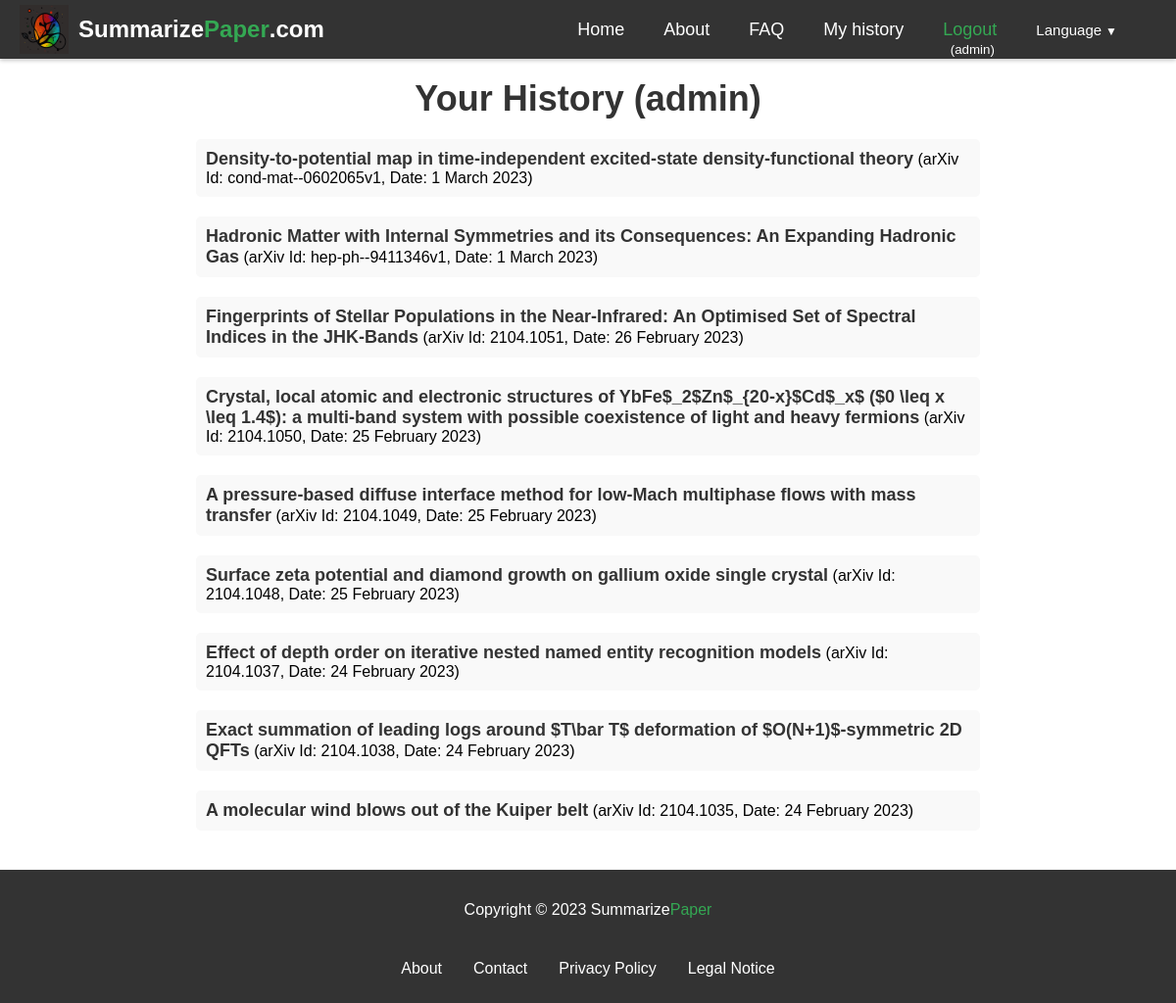
The page /history/ (signed in) on the database as committed earlier.
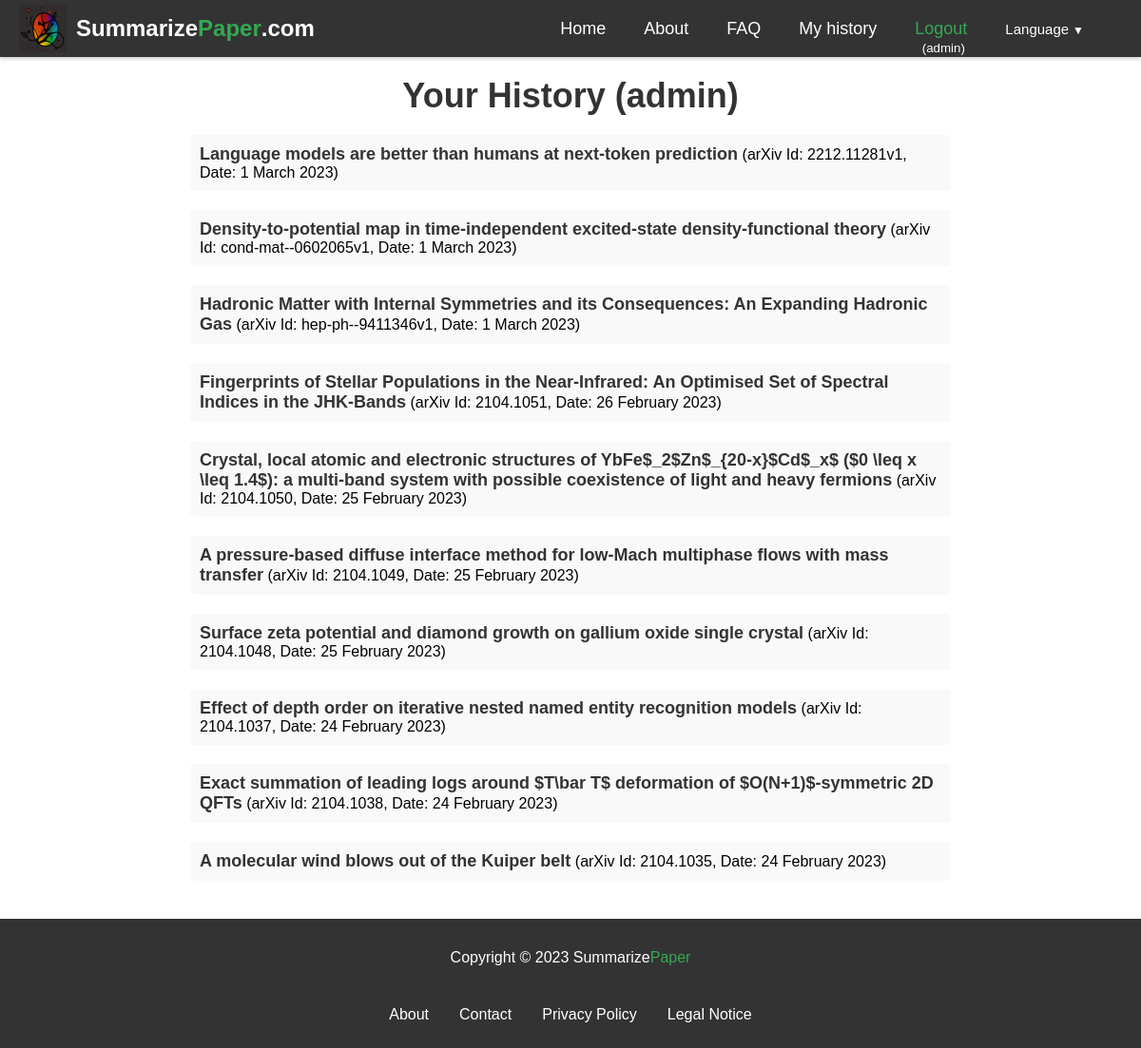
The same page on the database as committed later.
### summarizer/models.py (models this page shows, shortened)
class ArxivPaper(models.Model):
    id = models.AutoField(primary_key=True)
    arxiv_id = models.CharField(max_length=20, unique=True)
    created = models.DateTimeField(auto_now_add=True)
    updated = models.DateTimeField(auto_now=True)
    title = models.CharField(max_length=400, blank=True, null=True)
    abstract = models.TextField(blank=True, null=True)
    authors = models.ManyToManyField(Author, blank=True, through='PaperAuthor')
    link_doi = models.URLField(blank=True, null=True)
    link_homepage = models.URLField(blank=True, null=True)
    published_arxiv = models.DateField(blank=True, null=True)
    journal_ref = models.CharField(max_length=200, blank=True, null=True)
    comments = models.TextField(blank=True, null=True)
    license = models.CharField(max_length=400, blank=True, null=True)
    category = models.CharField(max_length=50, blank=True, null=True)
    updated_arxiv = models.DateField(blank=True, null=True)

class PaperHistory(models.Model):
    id = models.AutoField(primary_key=True)
    arxiv_id = models.CharField(max_length=20)
    created = models.DateTimeField(auto_now_add=True)
    updated = models.DateTimeField(auto_now=True)
    user = models.ForeignKey(User, on_delete=models.CASCADE)
    def __str__(self):
        return self.arxiv_id#+' '+self.user.username

### summarizer/views.py (the view)
# urls.py: path("history/", views.history, name="history"),
def history(request):
    stuff_for_frontend={}
    paper_history=[]
    if request.user.is_authenticated:
        auth=True
        history=PaperHistory.objects.filter(user=request.user).order_by('-created')
        print('history',history)
        for h in history:
            arxiv_paper = ArxivPaper.objects.filter(arxiv_id=h.arxiv_id).first()
            paperdate = h.created#.strftime('%d/%m/%Y')
            if arxiv_paper:
                paper_history.append({'arxiv_id': h.arxiv_id, 'title': arxiv_paper.title, 'date': paperdate})
            else:
                paper_history.append({'arxiv_id': h.arxiv_id, 'date': paperdate})
    else:
        auth=False
    stuff_for_frontend.update({
        'auth':auth,
        'paper_history':paper_history
    })
    return render(request, "summarizer/history.html", stuff_for_frontend)

### templates/summarizer/history.html (shortened to what this page needs)
{% extends 'base.html' %}
{% load static %}
{% load i18n %}
{% block content %}
{% if auth %}
<div class="history">
    <h1 class="history-title">Your History ({{ user.username }})</h1>
{% if paper_history %}
<ul class="history-list">
{% for h in paper_history %}
{% if h.title %}
  <li class="history-item"><a href="/{{LANGUAGE_CODE}}/arxiv-id/{{ h.arxiv_id }}" class="history-link">{{ h.title }}</a> (arXiv Id: {{ h.arxiv_id }}, Date: {{ h.date|date:"j F Y" }})</li>
{% else %}
  <li class="history-item">arXiv Id: <a href="/{{LANGUAGE_CODE}}/arxiv-id/{{ h.arxiv_id }}" class="history-link">{{ h.arxiv_id }}</a> (Date: {{ h.date }})</li>
{% endif %}
{% endfor %}
</ul>
{% else %}
<p class="history-message">No history yet</p>
{% endif %}
{% else %}
<p class="history-message">{% trans 'You cannot access this page.' %}</p>
{% endif %}
</div>
{% endblock %}

### templates/base.html (shortened to what this page needs)
{% load static %}
{% load i18n %}
{% load rosetta %}
{% get_current_language as LANGUAGE_CODE %}
<!DOCTYPE html>
<html lang="{{ LANGUAGE_CODE }}">
<head>
  <link rel="stylesheet" href="https://cdnjs.cloudflare.com/ajax/libs/font-awesome/5.15.1/css/all.min.css"
>
</head>
<body>
  <div class="main-content">
  <nav class="navbar">
    <div class="logo-container">
      <img src="{% static 'summarizer/images/logo.png' %}" alt="Summarize Paper logo">
      <a href="/{{LANGUAGE_CODE}}" class="logo"><span>Summarize</span><span>Paper</span>.com</a>
    </div>
    <ul class="nav-links">
      <li><a href="/{{LANGUAGE_CODE}}">{% trans 'Home' %}</a></li>
      <li><a href="/{{LANGUAGE_CODE}}/about">{% trans 'About' %}</a></li>
      <li><a href="/{{LANGUAGE_CODE}}/faq">{% trans 'FAQ' %}</a></li>
      {% if request.user.is_authenticated %}
      <li><a href="/{{LANGUAGE_CODE}}/history">{% trans 'My history' %}</a></li>
      <li style="height: 15px; display: flex; align-items: center;">
        <div style="display: flex; flex-direction: column; align-items: center;height: 100%;">
          <a href="/{{LANGUAGE_CODE}}/logout" style="color:#34a853">{% trans 'Logout' %}</a>
          <span style="margin-left: 5px;"><small>({{ request.user.username }})</small></span>
        </div>
      </li>
      {% else %}
          <li><a href="/{{LANGUAGE_CODE}}/login" style="color:#34a853">{% trans 'Login' %}</a></li>
      {% endif %}
      <li>
        <div class="dropdown">
  <a class="dropdown-toggle" href="#" id="navbarDropdown" role="button" data-toggle="dropdown" aria-haspopup="true" aria-expanded="false">
    <small>{% trans 'Language' %}<span class="dropdown-arrow">&#9660;</span></small>
  </a>
    {% get_current_language as LANGUAGE_CODE %}
    {% get_available_languages as LANGUAGES %}
    {% get_language_info_list for LANGUAGES as languages %}
</div>
    </li>
    </ul>
  </nav>
  {% block content %}
  {% endblock %}
  </div>
  <footer>
    <div class="container">
      <p>Copyright © 2023 Summarize<span style="color:#34a853">Paper</span></p>
      <nav>
        <ul>
          <li><a href="/{{LANGUAGE_CODE}}/about">{% trans 'About' %}</a></li>
          <li><a href="/{{LANGUAGE_CODE}}/contact">{% trans 'Contact' %}</a></li>
          <li><a href="/{{LANGUAGE_CODE}}/privacy">{% trans 'Privacy Policy' %}</a></li>
          <li><a href="/{{LANGUAGE_CODE}}/legal-notice">{% trans 'Legal Notice' %}</a></li>
        </ul>
      </nav>
    </div>
  </footer>
</body>
</html>

### templates/summarizer/history.html (style rules this page uses)
.history { max-width: 800px; margin: 0 auto; padding: 20px; }
.history-title { font-size: 36px; font-weight: bold; text-align: center; margin: 0; margin-bottom:20px; padding: 0; color: #333; }
.history-list { list-style: none; margin: 0; padding: 0; }
.history-item { margin-bottom: 20px; padding: 10px 10px; background-color: #f9f9f9; border-radius: 5px; }
.history-link { color: #333; text-decoration: none; font-size: 18px; font-weight: bold; }

### templates/base.html (style rules this page uses)
.navbar { display: flex; justify-content: space-between; align-items: center; height: 60px; padding: 0 20px; background-color: #333; color: #fff; box-shadow: 0px 2px 4px rgba(0,0,0,0.2); }
.logo { font-size: 24px; font-weight: bold; text-decoration: none; color: #fff; display: flex; align-items: center; }
.logo span:nth-of-type(1) { color: white; }
.logo span:nth-of-type(2) { color: #34a853; }
.nav-links { display: flex; list-style: none; margin: 0; padding: 0; }
.nav-links li { margin: 0 20px; }
.nav-links a { font-size: 18px; color: #fff; text-decoration: none; }
footer { background-color: #333; color: #fff; padding: 1em; text-align: center; flex-shrink: 0; }
footer a { color: #fff; text-decoration: none; }
footer nav { display: inline-block; margin-top: 1em; }
footer ul { list-style: none; margin: 0; padding: 0; display: flex; justify-content: center; }
footer li { margin: 10px 1em; }
body { font-family: Arial, sans-serif; margin:0; display: flex; flex-direction: column; min-height: 100vh; }
.main-content { flex: 1; }
.dropdown { position: relative; display: inline-block; margin-right:20px; }
.dropdown-arrow { margin-left: 0.25rem; font-size: 0.75rem; }
.logo-container { display: flex; align-items: center; }
.logo-container img { width: 50px; height: 50px; margin-right: 10px; }

Rows that differ between the two databases and show on the page:
added ArxivPaper: title "Language models are better than humans at next-token prediction"
added PaperHistory: arxiv_id "2212.11281v1", date "1 March 2023"
Other text that changed with them:
new list line: "(arXiv Id: , Date: )"
